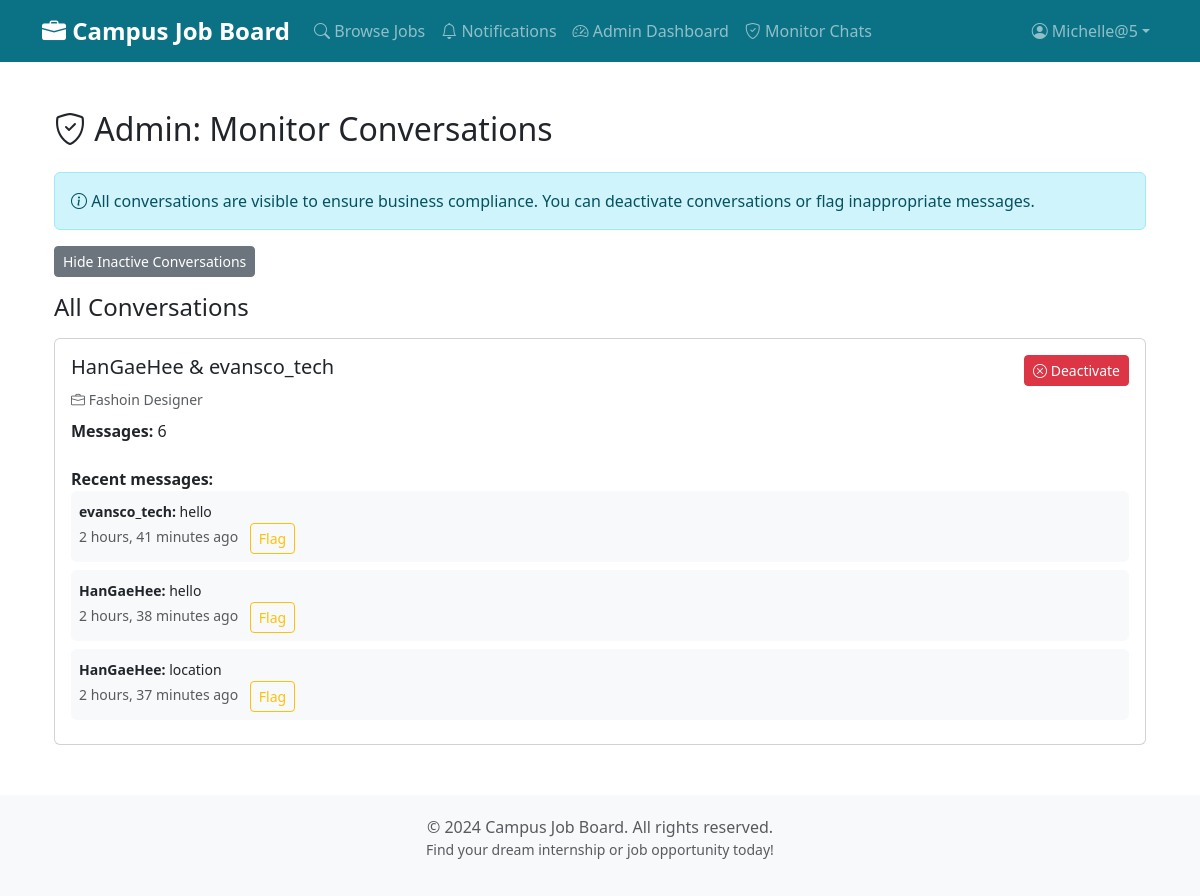
/messages/admin/monitor/?show_inactive=1 (signed in), run on the app's committed database.
### users/models.py (models this page shows, shortened)
class CustomUser(AbstractUser):
    is_company = models.BooleanField(
        default=False,
        help_text="Designates whether this user is a company/employer")
    id_document = models.FileField(
        upload_to='user_ids/',
        null=True,
        blank=True,
        help_text='Upload an identification document (image or PDF) for verification')
    institution = models.CharField(
        max_length=255,
        help_text='Enter your school or company name for verification',
        null=True,
        blank=True
    )
    PENDING = 'P'
    VERIFIED = 'V'
    REJECTED = 'R'
    VERIFICATION_STATUS_CHOICES = [
        (PENDING, 'Pending'),
        (VERIFIED, 'Verified'),
        (REJECTED, 'Rejected'),
    ]
    verification_status = models.CharField(
        max_length=1,
        choices=VERIFICATION_STATUS_CHOICES,
        default=PENDING,
        help_text='Status of identity verification')
    email_verified = models.BooleanField(
        default=False,
        help_text='Whether the user has verified their email address')
    email_verification_token = models.CharField(
        max_length=6,
        null=True,
        blank=True,
        help_text='Temporary token for email verification')
    phone_number = models.CharField(
        max_length=20,
        null=True,
        blank=True,
        unique=False,
        help_text='Phone number in international format, e.g. +14155552671')
    phone_verified = models.BooleanField(
        default=False,
        help_text='Whether the user has verified their phone number')

### messaging/models.py (models this page shows, shortened)
class Conversation(models.Model):
    application = models.ForeignKey(Application, on_delete=models.CASCADE, related_name='conversations')
    participant_1 = models.ForeignKey(settings.AUTH_USER_MODEL, on_delete=models.CASCADE, related_name='conversations_as_p1')
    participant_2 = models.ForeignKey(settings.AUTH_USER_MODEL, on_delete=models.CASCADE, related_name='conversations_as_p2')
    created_at = models.DateTimeField(auto_now_add=True)
    is_active = models.BooleanField(default=True, help_text='Admin can deactivate if conversation violates business conduct')
    class Meta:
        unique_together = ['application', 'participant_1', 'participant_2']
        ordering = ['-created_at']

class Message(models.Model):
    conversation = models.ForeignKey(Conversation, on_delete=models.CASCADE, related_name='messages')
    sender = models.ForeignKey(settings.AUTH_USER_MODEL, on_delete=models.CASCADE, related_name='sent_messages')
    content = models.TextField(help_text='Keep messages strictly business-related')
    timestamp = models.DateTimeField(auto_now_add=True)
    is_read = models.BooleanField(default=False)
    flagged_by_admin = models.BooleanField(default=False, help_text='Admin can flag inappropriate messages')
    class Meta:
        ordering = ['timestamp']

### jobs/models.py (models this page shows, shortened)
class Application(models.Model):
    PENDING = 'P'
    ACCEPTED = 'A'
    REJECTED = 'R'
    STATUS_CHOICES = [
        (PENDING, 'Pending'),
        (ACCEPTED, 'Accepted'),
        (REJECTED, 'Rejected'),
    ]
    job = models.ForeignKey(JobPost,
                            on_delete=models.CASCADE,
                            related_name='applications')
    applicant = models.ForeignKey(settings.AUTH_USER_MODEL,
                                  on_delete=models.CASCADE,
                                  limit_choices_to={'is_company': False},
                                  related_name='job_applications')
    cover_letter = models.TextField(
        help_text="Why you're interested in this position")
    cv = models.FileField(upload_to='applications/cv/',
                          null=True,
                          blank=True,
                          help_text="Upload your CV/Resume (PDF, DOC, DOCX)")
    transcript = models.FileField(
        upload_to='applications/transcripts/',
        null=True,
        blank=True,
        help_text="Upload your academic transcript (PDF)")
    certificate = models.FileField(
        upload_to='applications/certificates/',
        null=True,
        blank=True,
        help_text="Upload any relevant certificates (PDF)")
    other_document = models.FileField(
        upload_to='applications/other/',
        null=True,
        blank=True,
        help_text="Upload any other supporting document")
    date_applied = models.DateTimeField(default=timezone.now)
    status = models.CharField(max_length=1,
                              choices=STATUS_CHOICES,
                              default=PENDING)
    company_unread = models.BooleanField(
        default=True,
        help_text="Whether the company has an unread notification for this application")
    applicant_unread = models.BooleanField(
        default=False,
        help_text="Whether the applicant has an unread notification for status updates")
    class Meta:
        ordering = ['-date_applied']
        unique_together = [['job', 'applicant']]
        indexes = [
            models.Index(fields=['-date_applied']),
            models.Index(fields=['status']),
        ]

class JobPost(models.Model):
    FULL_TIME = 'FT'
    PART_TIME = 'PT'
    INTERNSHIP = 'INT'
    CONTRACT = 'CON'
    JOB_TYPE_CHOICES = [
        (FULL_TIME, 'Full Time'),
        (PART_TIME, 'Part Time'),
        (INTERNSHIP, 'Internship'),
        (CONTRACT, 'Contract'),
    ]
    IT = 'IT'
    MARKETING = 'MKT'
    FINANCE = 'FIN'
    SALES = 'SLS'
    HR = 'HR'
    ENGINEERING = 'ENG'
    EDUCATION = 'EDU'
    HEALTHCARE = 'HLT'
    MEDIA = 'MED'
    LAW = 'LAW'
    CONSTRUCTION = 'CON'
    CUSTOMER_SERVICE = 'CS'
    ARCHITECTURE = 'ARC'
    ACCOUNTING = 'ACC'
    OTHER = 'OTH'
    CATEGORY_CHOICES = [
        (IT, 'IT & Software'),
        (FINANCE, 'Finance & Accounting'),
        (ACCOUNTING, 'Accounting'),
        (MARKETING, 'Marketing & Sales'),
        (SALES, 'Sales'),
        (EDUCATION, 'Education & Training'),
        (ENGINEERING, 'Engineering'),
        (ARCHITECTURE, 'Architecture'),
        (HEALTHCARE, 'Healthcare & Medicine'),
        (MEDIA, 'Media & Design'),
        (HR, 'Human Resources'),
        (LAW, 'Law & Administration'),
        (CONSTRUCTION, 'Construction & Real Estate'),
        (CUSTOMER_SERVICE, 'Customer Service'),
        (OTHER, 'Others'),
    ]
    CURRENCY_CHOICES = [
        ('USD', 'USD - US Dollar'),
        ('GHS', 'GHS - Ghanaian Cedi'),
        ('EUR', 'EUR - Euro'),
        ('GBP', 'GBP - British Pound'),
        ('NGN', 'NGN - Nigerian Naira'),
        ('KES', 'KES - Kenyan Shilling'),
        ('ZAR', 'ZAR - South African Rand'),
        ('CAD', 'CAD - Canadian Dollar'),
        ('AUD', 'AUD - Australian Dollar'),
    ]
    title = models.CharField(max_length=200)
    company = models.ForeignKey(settings.AUTH_USER_MODEL,
                                on_delete=models.CASCADE,
                                limit_choices_to={'is_company': True},
                                related_name='job_posts')
    description = models.TextField(help_text="Detailed job description")
    requirements = models.TextField(
        help_text="Required qualifications and skills")
    location = models.CharField(max_length=200)
    latitude = models.DecimalField(
        max_digits=9,
        decimal_places=6,
        null=True,
        blank=True,
        help_text="Latitude for live location (optional, requires user permission)"
    )
    longitude = models.DecimalField(
        max_digits=9,
        decimal_places=6,
        null=True,
        blank=True,
        help_text="Longitude for live location (optional, requires user permission)"
    )
    category = models.CharField(max_length=3,
                                choices=CATEGORY_CHOICES,
                                default=IT)
    job_type = models.CharField(max_length=3,
                                choices=JOB_TYPE_CHOICES,
                                default=FULL_TIME)
    date_posted = models.DateTimeField(default=timezone.now)
    deadline = models.DateTimeField(help_text="Application deadline (date and time)")
    salary = models.DecimalField(max_digits=10,
                                 decimal_places=2,
                                 null=True,
                                 blank=True,
                                 help_text="Salary range (optional)")
    currency = models.CharField(max_length=3,
                                choices=CURRENCY_CHOICES,
                                default='USD',
                                help_text="Currency for salary")
    image = models.ImageField(
        upload_to='job_images/',
        null=True,
        blank=True,
        help_text="Optional image for the job posting")
    is_approved = models.BooleanField(
        default=False, help_text="Whether this job post is approved by admin")
    class Meta:
        ordering = ['-date_posted']
        indexes = [
            models.Index(fields=['-date_posted']),
            models.Index(fields=['category']),
            models.Index(fields=['job_type']),
        ]

### messaging/views.py (the view)
# urls.py: path('admin/monitor/', views.admin_monitor_conversations, name='admin_monitor'),
@login_required
@user_passes_test(lambda u: u.is_superuser)
def admin_monitor_conversations(request):
    all_conversations = Conversation.objects.all().select_related(
        'application__job',
        'participant_1',
        'participant_2'
    ).prefetch_related('messages')
    show_inactive = request.GET.get('show_inactive', False)
    if not show_inactive:
        all_conversations = all_conversations.filter(is_active=True)
    flagged_messages = Message.objects.filter(flagged_by_admin=True).select_related('sender', 'conversation')
    return render(request, 'messaging/admin_monitor.html', {
        'conversations': all_conversations,
        'flagged_messages': flagged_messages
    })

### messaging/templates/messaging/admin_monitor.html (shortened to what this page needs)
{% extends 'base.html' %}
{% block content %}
<div class="container">
    <h2 class="mb-4"><i class="bi bi-shield-check"></i> Admin: Monitor Conversations</h2>
    <div class="alert alert-info">
        <i class="bi bi-info-circle"></i> All conversations are visible to ensure business compliance. You can deactivate conversations or flag inappropriate messages.
    </div>
    <div class="mb-3">
        <a href="?show_inactive=1" class="btn btn-secondary btn-sm">
            {% if request.GET.show_inactive %}Hide{% else %}Show{% endif %} Inactive Conversations
        </a>
    </div>
    <h4 class="mb-3">All Conversations</h4>
    {% if conversations %}
        {% for conv in conversations %}
        <div class="card mb-3 {% if not conv.is_active %}border-secondary{% endif %}">
            <div class="card-body">
                <div class="d-flex justify-content-between align-items-start">
                    <div>
                        <h5 class="card-title">
                            {{ conv.participant_1.username }} & {{ conv.participant_2.username }}
                        </h5>
                        <p class="text-muted mb-2">
                            <small><i class="bi bi-briefcase"></i> {{ conv.application.job.title }}</small>
                        </p>
                        <p class="mb-2">
                            <strong>Messages:</strong> {{ conv.messages.count }}
                        </p>
                    </div>
                    <div>
                        {% if conv.is_active %}
                            <form method="post" action="{% url 'messaging:admin_deactivate' conv.pk %}">
                                <button type="submit" class="btn btn-danger btn-sm">
                                    <i class="bi bi-x-circle"></i> Deactivate
                                </button>
                            </form>
                        {% endif %}
                    </div>
                </div>
                <div class="mt-3">
                    <strong>Recent messages:</strong>
                    {% for msg in conv.messages.all|slice:":3" %}
                    <div class="p-2 bg-light rounded mb-2">
                        <small>
                            <strong>{{ msg.sender.username }}:</strong> {{ msg.content|truncatewords:15 }}<br>
                            <span class="text-muted">{{ msg.timestamp|timesince }} ago</span>
                            {% if not msg.flagged_by_admin %}
                                <form method="post" action="{% url 'messaging:admin_flag_message' msg.pk %}" class="d-inline">
                                    <button type="submit" class="btn btn-sm btn-outline-warning ms-2">Flag</button>
                                </form>
                            {% else %}
                                <span class="badge bg-warning">Flagged</span>
                                <form method="post" action="{% url 'messaging:admin_flag_message' msg.pk %}" class="d-inline">
                                    {% csrf_token %}
                                    <button type="submit" class="btn btn-sm btn-outline-success ms-2">Unflag</button>
                                </form>
                            {% endif %}
                        </small>
                    </div>
                    {% endfor %}
                </div>
            </div>
        </div>
        {% endfor %}
    {% else %}
        <div class="alert alert-info">
            <i class="bi bi-info-circle"></i> No conversations to monitor.
        </div>
    {% endif %}
</div>
{% endblock %}

### templates/base.html (shortened to what this page needs)
<!DOCTYPE html>
<html lang="en">
<head>
    <link href="https://cdn.jsdelivr.net/npm/bootstrap@5.3.0/dist/css/bootstrap.min.css" rel="stylesheet">
    <link rel="stylesheet" href="https://cdn.jsdelivr.net/npm/bootstrap-icons@1.10.0/font/bootstrap-icons.css">
</head>
<body>
    <nav class="navbar navbar-expand-lg navbar-dark bg-primary">
        <div class="container">
            <a class="navbar-brand" href="{% url 'jobs:landing' %}">
                <i class="bi bi-briefcase-fill"></i> Campus Job Board
            </a>
            <div class="collapse navbar-collapse" id="navbarNav">
                <ul class="navbar-nav me-auto">
                    <li class="nav-item">
                        <a class="nav-link" href="{% url 'jobs:job_list' %}">
                            <i class="bi bi-search"></i>
                            <span class="d-none d-lg-inline"> Browse Jobs</span>
                        </a>
                    </li>
                    {% if user.is_authenticated and user.is_superuser %}
                    <li class="nav-item">
                        <a class="nav-link position-relative" href="{% url 'notifications:list' %}">
                            <i class="bi bi-bell"></i>
                            <span class="d-none d-lg-inline"> Notifications</span>
                        </a>
                    </li>
                    <li class="nav-item">
                        <a class="nav-link" href="{% url 'jobs:admin_dashboard' %}">
                            <i class="bi bi-speedometer2"></i>
                            <span class="d-none d-lg-inline"> Admin Dashboard</span>
                        </a>
                    </li>
                    <li class="nav-item">
                        <a class="nav-link" href="{% url 'messaging:admin_monitor' %}">
                            <i class="bi bi-shield-check"></i>
                            <span class="d-none d-lg-inline"> Monitor Chats</span>
                        </a>
                    </li>
                    {% endif %}
                </ul>
                <ul class="navbar-nav">
                    {% if user.is_authenticated %}
                    <li class="nav-item dropdown">
                        <a class="nav-link dropdown-toggle d-flex align-items-center" href="#" role="button" data-bs-toggle="dropdown">
                            <i class="bi bi-person-circle me-1"></i>
                            <span class="d-none d-lg-inline">{{ user.username }}</span>
                        </a>
                    </li>
                    {% endif %}
                </ul>
            </div>
        </div>
    </nav>
    <main class="container my-5">
        {% block content %}
        {% endblock %}
    </main>
    <footer class="text-center text-muted">
        <div class="container">
            <p class="mb-0">&copy; 2024 Campus Job Board. All rights reserved.</p>
            <p class="small">Find your dream internship or job opportunity today!</p>
        </div>
    </footer>
</body>
</html>

### data on the page
CustomUser: username "Michelle@5"
Conversation: participant_1.username "HanGaeHee", participant_2.username "evansco_tech", application.job "Fashoin Designer", messages.count "6", is_active True (drawn)
Message: sender.username "evansco_tech", content "hello", timestamp "2 hours, 41 minutes", flagged_by_admin "Flag"
Message: sender.username "HanGaeHee", content "hello", timestamp "2 hours, 38 minutes", flagged_by_admin "Flag"
Message: sender.username "HanGaeHee", content "location", timestamp "2 hours, 37 minutes", flagged_by_admin "Flag"
